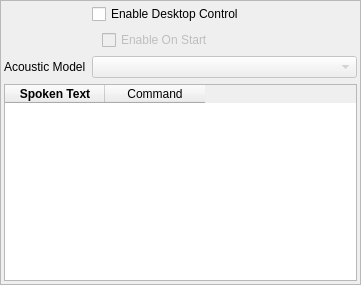
<?xml version="1.0" encoding="UTF-8"?>
<ui version="4.0">
 <class>DesktopControlSettingsPane</class>
 <widget class="QFrame" name="DesktopControlSettingsPane">
  <property name="geometry">
   <rect>
    <x>0</x>
    <y>0</y>
    <width>361</width>
    <height>285</height>
   </rect>
  </property>
  <property name="windowTitle">
   <string>Frame</string>
  </property>
  <property name="frameShape">
   <enum>QFrame::StyledPanel</enum>
  </property>
  <property name="frameShadow">
   <enum>QFrame::Raised</enum>
  </property>
  <widget class="QWidget" name="gridLayoutWidget">
   <property name="geometry">
    <rect>
     <x>4</x>
     <y>4</y>
     <width>353</width>
     <height>277</height>
    </rect>
   </property>
   <layout class="QGridLayout" name="gridLayout">
    <item row="1" column="1">
     <widget class="QCheckBox" name="checkBoxEnable">
      <property name="sizePolicy">
       <sizepolicy hsizetype="MinimumExpanding" vsizetype="Fixed">
        <horstretch>0</horstretch>
        <verstretch>0</verstretch>
       </sizepolicy>
      </property>
      <property name="text">
       <string>Enable Desktop Control</string>
      </property>
     </widget>
    </item>
    <item row="2" column="1">
     <layout class="QHBoxLayout" name="horizontalLayout">
      <item>
       <spacer name="horizontalSpacer">
        <property name="orientation">
         <enum>Qt::Horizontal</enum>
        </property>
        <property name="sizeType">
         <enum>QSizePolicy::Fixed</enum>
        </property>
        <property name="sizeHint" stdset="0">
         <size>
          <width>10</width>
          <height>20</height>
         </size>
        </property>
       </spacer>
      </item>
      <item>
       <widget class="QCheckBox" name="checkBoxEnableStart">
        <property name="enabled">
         <bool>false</bool>
        </property>
        <property name="text">
         <string>Enable On Start</string>
        </property>
       </widget>
      </item>
     </layout>
    </item>
    <item row="2" column="0">
     <spacer name="horizontalSpacer_2">
      <property name="orientation">
       <enum>Qt::Horizontal</enum>
      </property>
      <property name="sizeType">
       <enum>QSizePolicy::Fixed</enum>
      </property>
      <property name="sizeHint" stdset="0">
       <size>
        <width>40</width>
        <height>20</height>
       </size>
      </property>
     </spacer>
    </item>
    <item row="3" column="0">
     <widget class="QLabel" name="label">
      <property name="text">
       <string>Acoustic Model</string>
      </property>
     </widget>
    </item>
    <item row="4" column="0" colspan="2">
     <widget class="QTableWidget" name="tableWidget">
      <property name="alternatingRowColors">
       <bool>true</bool>
      </property>
      <property name="sortingEnabled">
       <bool>true</bool>
      </property>
      <property name="columnCount">
       <number>2</number>
      </property>
      <attribute name="verticalHeaderVisible">
       <bool>false</bool>
      </attribute>
      <attribute name="verticalHeaderHighlightSections">
       <bool>true</bool>
      </attribute>
      <column>
       <property name="text">
        <string>Spoken Text</string>
       </property>
       <property name="whatsThis">
        <string>This column represents a regular expression of text detected by SpeechControl.</string>
       </property>
       <property name="font">
        <font>
         <weight>75</weight>
         <bold>true</bold>
        </font>
       </property>
      </column>
      <column>
       <property name="text">
        <string>Command</string>
       </property>
      </column>
     </widget>
    </item>
    <item row="3" column="1">
     <widget class="QComboBox" name="comboBoxAcousticModel">
      <property name="enabled">
       <bool>false</bool>
      </property>
     </widget>
    </item>
   </layout>
  </widget>
 </widget>
 <resources/>
 <connections>
  <connection>
   <sender>checkBoxEnable</sender>
   <signal>toggled(bool)</signal>
   <receiver>checkBoxEnableStart</receiver>
   <slot>setEnabled(bool)</slot>
   <hints>
    <hint type="sourcelabel">
     <x>213</x>
     <y>15</y>
    </hint>
    <hint type="destinationlabel">
     <x>213</x>
     <y>40</y>
    </hint>
   </hints>
  </connection>
  <connection>
   <sender>checkBoxEnable</sender>
   <signal>toggled(bool)</signal>
   <receiver>comboBoxAcousticModel</receiver>
   <slot>setEnabled(bool)</slot>
   <hints>
    <hint type="sourcelabel">
     <x>226</x>
     <y>15</y>
    </hint>
    <hint type="destinationlabel">
     <x>226</x>
     <y>68</y>
    </hint>
   </hints>
  </connection>
  <connection>
   <sender>checkBoxEnable</sender>
   <signal>toggled(bool)</signal>
   <receiver>tableWidget</receiver>
   <slot>setEnabled(bool)</slot>
   <hints>
    <hint type="sourcelabel">
     <x>226</x>
     <y>15</y>
    </hint>
    <hint type="destinationlabel">
     <x>180</x>
     <y>182</y>
    </hint>
   </hints>
  </connection>
 </connections>
</ui>
